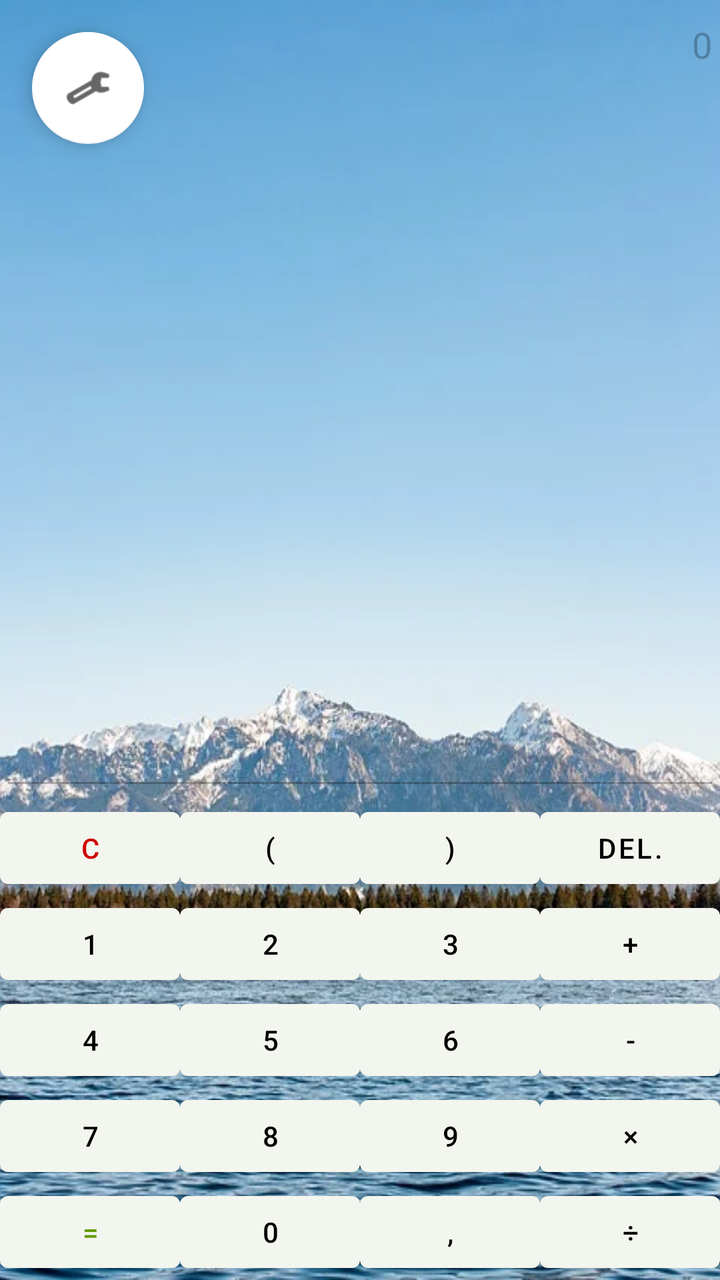
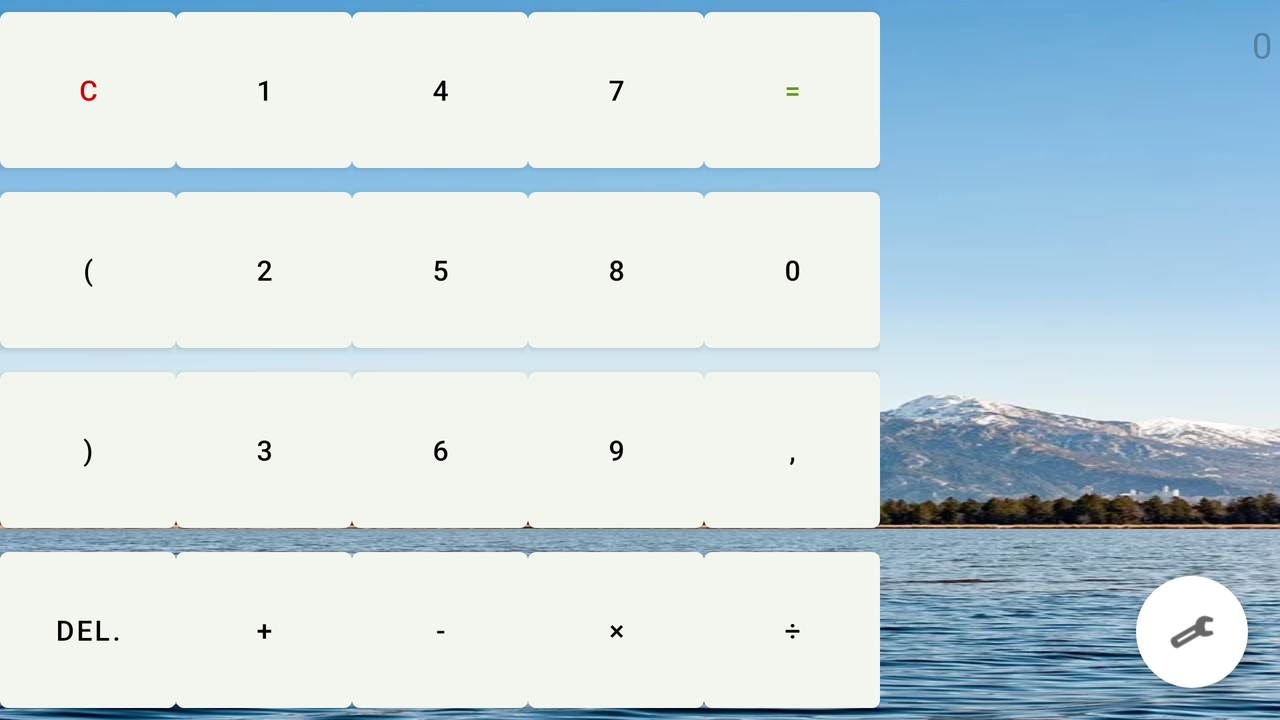

Compare how this app lays out the same screen by default and in its alternative resource folder. The renders come first, then the two layout files and the values they reference.
<!-- AndroidManifest.xml: application theme Theme.HomeWork -->
<!-- res/layout/activity_main.xml -->
<?xml version="1.0" encoding="utf-8"?>
<androidx.constraintlayout.widget.ConstraintLayout xmlns:android="http://schemas.android.com/apk/res/android"
    xmlns:app="http://schemas.android.com/apk/res-auto"
    android:layout_width="match_parent"
    android:layout_height="match_parent"
    android:background="@drawable/lake">

    <com.google.android.material.floatingactionbutton.FloatingActionButton
        android:id="@+id/floatingActionButton"
        style="@style/ActionBar"
        android:layout_width="wrap_content"
        android:layout_height="wrap_content"
        android:contentDescription="@string/change_theme"
        android:onClick="onClickToSettingsActivity"
        app:layout_constraintStart_toStartOf="parent"
        app:layout_constraintTop_toTopOf="parent"
        app:srcCompat="@android:drawable/ic_menu_manage" />

    <EditText
        android:id="@+id/editTextText"
        android:layout_width="@dimen/editText_height_and_width"
        android:layout_height="@dimen/editText_height_and_width"
        android:ems="10"
        android:enabled="false"
        android:lines="12"
        android:gravity="end"
        android:importantForAutofill="no"
        android:inputType="textMultiLine"
        android:text="@string/_0"
        app:layout_constraintBottom_toTopOf="@+id/linearLayout"
        app:layout_constraintEnd_toEndOf="parent"
        app:layout_constraintStart_toStartOf="parent"
        app:layout_constraintTop_toTopOf="parent"
        style="@style/editText"/>

    <LinearLayout
        android:id="@+id/linearLayout"
        android:layout_width="match_parent"
        android:layout_height="wrap_content"
        android:orientation="vertical"
        app:layout_constraintBottom_toBottomOf="parent">

        <LinearLayout
            android:layout_width="match_parent"
            android:layout_height="match_parent"
            android:orientation="horizontal">

            <com.google.android.material.button.MaterialButton
                android:id="@+id/buttonC"
                android:layout_width="wrap_content"
                android:layout_height="wrap_content"
                android:layout_weight="1"
                android:text="@string/c"
                android:textColor="@android:color/holo_red_dark"
                style="@style/button" />

            <com.google.android.material.button.MaterialButton
                android:id="@+id/buttonLeftHawk"
                android:layout_width="wrap_content"
                android:layout_height="wrap_content"
                android:layout_weight="1"
                android:text="@string/left_hawk"
                style="@style/button" />

            <com.google.android.material.button.MaterialButton
                android:id="@+id/buttonRightHawk"
                android:layout_width="wrap_content"
                android:layout_height="wrap_content"
                android:layout_weight="1"
                android:text="@string/right_hawk"
                style="@style/button" />

            <com.google.android.material.button.MaterialButton
                android:id="@+id/buttonDelete"
                android:layout_width="wrap_content"
                android:layout_height="wrap_content"
                android:layout_weight="1"
                android:text="@string/del"
                style="@style/button" />

        </LinearLayout>

        <LinearLayout
            android:layout_width="match_parent"
            android:layout_height="match_parent"
            android:orientation="horizontal">

            <com.google.android.material.button.MaterialButton
                android:id="@+id/button1"
                android:layout_width="wrap_content"
                android:layout_height="wrap_content"
                android:layout_weight="1"
                android:text="@string/_1"
                style="@style/button" />

            <com.google.android.material.button.MaterialButton
                android:id="@+id/button2"
                android:layout_width="wrap_content"
                android:layout_height="wrap_content"
                android:layout_weight="1"
                android:text="@string/_2"
                style="@style/button" />

            <com.google.android.material.button.MaterialButton
                android:id="@+id/button3"
                android:layout_width="wrap_content"
                android:layout_height="wrap_content"
                android:layout_weight="1"
                android:text="@string/_3"
                style="@style/button" />

            <com.google.android.material.button.MaterialButton
                android:id="@+id/buttonPlus"
                android:layout_width="wrap_content"
                android:layout_height="wrap_content"
                android:layout_weight="1"
                android:text="@string/plus"
                style="@style/button" />
        </LinearLayout>

        <LinearLayout
            android:layout_width="match_parent"
            android:layout_height="match_parent"
            android:orientation="horizontal">

            <com.google.android.material.button.MaterialButton
                android:id="@+id/button4"
                android:layout_width="wrap_content"
                android:layout_height="wrap_content"
                android:layout_weight="1"
                android:text="@string/_4"
                style="@style/button" />

            <com.google.android.material.button.MaterialButton
                android:id="@+id/button5"
                android:layout_width="wrap_content"
                android:layout_height="wrap_content"
                android:layout_weight="1"
                android:text="@string/_5"
                style="@style/button" />

            <com.google.android.material.button.MaterialButton
                android:id="@+id/button6"
                android:layout_width="wrap_content"
                android:layout_height="wrap_content"
                android:layout_weight="1"
                android:text="@string/_6"
                style="@style/button" />

            <com.google.android.material.button.MaterialButton
                android:id="@+id/buttonMinus"
                android:layout_width="wrap_content"
                android:layout_height="wrap_content"
                android:layout_weight="1"
                android:text="@string/minus"
                style="@style/button" />

        </LinearLayout>

        <LinearLayout
            android:layout_width="match_parent"
            android:layout_height="match_parent"
            android:orientation="horizontal">

            <com.google.android.material.button.MaterialButton
                android:id="@+id/button7"
                android:layout_width="wrap_content"
                android:layout_height="wrap_content"
                android:layout_weight="1"
                android:text="@string/_7"
                style="@style/button" />

            <com.google.android.material.button.MaterialButton
                android:id="@+id/button8"
                android:layout_width="wrap_content"
                android:layout_height="wrap_content"
                android:layout_weight="1"
                android:text="@string/_8"
                style="@style/button" />

            <com.google.android.material.button.MaterialButton
                android:id="@+id/button9"
                android:layout_width="wrap_content"
                android:layout_height="wrap_content"
                android:layout_weight="1"
                android:text="@string/_9"
                style="@style/button" />

            <com.google.android.material.button.MaterialButton
                android:id="@+id/buttonMultiply"
                android:layout_width="wrap_content"
                android:layout_height="wrap_content"
                android:layout_weight="1"
                android:text="@string/multiply"
                style="@style/button" />

        </LinearLayout>

        <LinearLayout
            android:layout_width="match_parent"
            android:layout_height="match_parent"
            android:orientation="horizontal">

            <com.google.android.material.button.MaterialButton
                android:id="@+id/buttonEquals"
                android:layout_width="wrap_content"
                android:layout_height="wrap_content"
                android:layout_weight="1"
                android:text="@string/equals"
                android:textColor="@android:color/holo_green_dark"
                style="@style/button" />

            <com.google.android.material.button.MaterialButton
                android:id="@+id/button0"
                android:layout_width="wrap_content"
                android:layout_height="wrap_content"
                android:layout_weight="1"
                android:text="@string/_0"
                style="@style/button" />

            <com.google.android.material.button.MaterialButton
                android:id="@+id/buttonComma"
                android:layout_width="wrap_content"
                android:layout_height="wrap_content"
                android:layout_weight="1"
                android:text="@string/comma"
                style="@style/button" />

            <com.google.android.material.button.MaterialButton
                android:id="@+id/buttonDivide"
                android:layout_width="wrap_content"
                android:layout_height="wrap_content"
                android:layout_weight="1"
                android:text="@string/divide"
                style="@style/button" />
        </LinearLayout>
    </LinearLayout>


</androidx.constraintlayout.widget.ConstraintLayout>
<!-- resources referenced by this layout -->
<resources>
  <dimen name="editText_height_and_width">0dp</dimen>
  <!-- drawable lake: jpg bitmap (drawable-v24, 61162 bytes) -->
  <string name="_0" translatable="false">0</string>
  <string name="_1" translatable="false">1</string>
  <string name="_2" translatable="false">2</string>
  <string name="_3" translatable="false">3</string>
  <string name="_4" translatable="false">4</string>
  <string name="_5" translatable="false">5</string>
  <string name="_6" translatable="false">6</string>
  <string name="_7" translatable="false">7</string>
  <string name="_8" translatable="false">8</string>
  <string name="_9" translatable="false">9</string>
  <string name="c" translatable="false">C</string>
  <string name="change_theme">Change theme</string>
  <string name="comma" translatable="false">,</string>
  <string name="del">del.</string>
  <string name="divide" translatable="false">÷</string>
  <string name="equals" translatable="false">=</string>
  <string name="left_hawk" translatable="false">(</string>
  <string name="minus" translatable="false">-</string>
  <string name="multiply" translatable="false">×</string>
  <string name="plus" translatable="false">+</string>
  <string name="right_hawk" translatable="false">)</string>
  <style name="ActionBar">
          <item name="android:layout_margin">16dp</item>
      </style>
  <style name="Theme.HomeWork" parent="Theme.MaterialComponents.DayNight.NoActionBar">
          
          <item name="colorPrimary">@color/button_background_color</item>
          <item name="colorPrimaryVariant">@color/button_equals_background_color</item>
          <item name="colorOnPrimary">@color/black</item>
          
          <item name="colorSecondary">@color/white</item>
          <item name="colorSecondaryVariant">@color/teal_700</item>
          <item name="colorOnSecondary">@color/black</item>
          
          <item name="android:statusBarColor" tools:targetApi="l">?attr/colorPrimaryVariant</item>
          
      </style>
  <color name="button_background_color">#F3F6EE</color>
  <color name="button_equals_background_color">#B5E670</color>
  <color name="black">#FF000000</color>
  <color name="white">#FFFFFFFF</color>
  <color name="teal_700">#FF018786</color>
</resources>
<!-- res/layout-land/activity_main.xml (the repository's variant of the layout above) -->
<!-- drawn on the phone turned sideways -->
<?xml version="1.0" encoding="utf-8"?>
<androidx.constraintlayout.widget.ConstraintLayout xmlns:android="http://schemas.android.com/apk/res/android"
    xmlns:app="http://schemas.android.com/apk/res-auto"
    xmlns:tools="http://schemas.android.com/tools"
    android:layout_width="match_parent"
    android:layout_height="match_parent"
    android:background="@drawable/lake">

    <com.google.android.material.floatingactionbutton.FloatingActionButton
        android:id="@+id/floatingActionButton"
        style="@style/ActionBar"
        android:layout_width="wrap_content"
        android:layout_height="wrap_content"
        android:contentDescription="@string/change_theme"
        android:onClick="changeTheme"
        app:layout_constraintBottom_toBottomOf="parent"
        app:layout_constraintEnd_toEndOf="parent"
        app:srcCompat="@android:drawable/ic_menu_manage" />

    <EditText
        android:id="@+id/editTextText"
        style="@style/editText"
        android:layout_width="@dimen/editText_height_and_width"
        android:layout_height="@dimen/editText_height_and_width"
        android:ems="10"
        android:enabled="false"
        android:gravity="end"
        android:importantForAutofill="no"
        android:inputType="textMultiLine"
        android:lines="12"
        android:text="@string/_0"
        app:layout_constraintBottom_toBottomOf="parent"
        app:layout_constraintEnd_toEndOf="parent"
        app:layout_constraintStart_toEndOf="@+id/linearLayout"
        app:layout_constraintTop_toTopOf="parent" />

    <LinearLayout
        android:id="@+id/linearLayout"
        android:layout_width="wrap_content"
        android:layout_height="0dp"
        android:orientation="horizontal"
        app:layout_constraintBottom_toBottomOf="parent"
        app:layout_constraintStart_toStartOf="parent"
        app:layout_constraintTop_toTopOf="parent">

        <LinearLayout
            android:layout_width="match_parent"
            android:layout_height="match_parent"
            android:orientation="vertical">

            <com.google.android.material.button.MaterialButton
                android:id="@+id/buttonC"
                style="@style/button"
                android:layout_width="wrap_content"
                android:layout_height="wrap_content"
                android:layout_weight="1"
                android:text="@string/c"
                android:textColor="@android:color/holo_red_dark" />

            <com.google.android.material.button.MaterialButton
                android:id="@+id/buttonLeftHawk"
                style="@style/button"
                android:layout_width="wrap_content"
                android:layout_height="wrap_content"
                android:layout_weight="1"
                android:text="@string/left_hawk" />

            <com.google.android.material.button.MaterialButton
                android:id="@+id/buttonRightHawk"
                style="@style/button"
                android:layout_width="wrap_content"
                android:layout_height="wrap_content"
                android:layout_weight="1"
                android:text="@string/right_hawk" />

            <com.google.android.material.button.MaterialButton
                android:id="@+id/buttonDelete"
                style="@style/button"
                android:layout_width="wrap_content"
                android:layout_height="wrap_content"
                android:layout_weight="1"
                android:text="@string/del" />
        </LinearLayout>

        <LinearLayout
            android:layout_width="match_parent"
            android:layout_height="match_parent"
            android:orientation="vertical">

            <com.google.android.material.button.MaterialButton
                android:id="@+id/button1"
                style="@style/button"
                android:layout_width="wrap_content"
                android:layout_height="wrap_content"
                android:layout_weight="1"
                android:text="@string/_1" />

            <com.google.android.material.button.MaterialButton
                android:id="@+id/button2"
                style="@style/button"
                android:layout_width="wrap_content"
                android:layout_height="wrap_content"
                android:layout_weight="1"
                android:text="@string/_2" />

            <com.google.android.material.button.MaterialButton
                android:id="@+id/button3"
                style="@style/button"
                android:layout_width="wrap_content"
                android:layout_height="wrap_content"
                android:layout_weight="1"
                android:text="@string/_3" />

            <com.google.android.material.button.MaterialButton
                android:id="@+id/buttonPlus"
                style="@style/button"
                android:layout_width="wrap_content"
                android:layout_height="wrap_content"
                android:layout_weight="1"
                android:text="@string/plus" />
        </LinearLayout>

        <LinearLayout
            android:layout_width="match_parent"
            android:layout_height="match_parent"
            android:orientation="vertical">

            <com.google.android.material.button.MaterialButton
                android:id="@+id/button4"
                style="@style/button"
                android:layout_width="wrap_content"
                android:layout_height="wrap_content"
                android:layout_weight="1"
                android:text="@string/_4" />

            <com.google.android.material.button.MaterialButton
                android:id="@+id/button5"
                style="@style/button"
                android:layout_width="wrap_content"
                android:layout_height="wrap_content"
                android:layout_weight="1"
                android:text="@string/_5" />

            <com.google.android.material.button.MaterialButton
                android:id="@+id/button6"
                style="@style/button"
                android:layout_width="wrap_content"
                android:layout_height="wrap_content"
                android:layout_weight="1"
                android:text="@string/_6" />

            <com.google.android.material.button.MaterialButton
                android:id="@+id/buttonMinus"
                style="@style/button"
                android:layout_width="wrap_content"
                android:layout_height="wrap_content"
                android:layout_weight="1"
                android:text="@string/minus" />
        </LinearLayout>

        <LinearLayout
            android:layout_width="match_parent"
            android:layout_height="match_parent"
            android:orientation="vertical">

            <com.google.android.material.button.MaterialButton
                android:id="@+id/button7"
                style="@style/button"
                android:layout_width="wrap_content"
                android:layout_height="wrap_content"
                android:layout_weight="1"
                android:text="@string/_7" />

            <com.google.android.material.button.MaterialButton
                android:id="@+id/button8"
                style="@style/button"
                android:layout_width="wrap_content"
                android:layout_height="wrap_content"
                android:layout_weight="1"
                android:text="@string/_8" />

            <com.google.android.material.button.MaterialButton
                android:id="@+id/button9"
                style="@style/button"
                android:layout_width="wrap_content"
                android:layout_height="wrap_content"
                android:layout_weight="1"
                android:text="@string/_9" />

            <com.google.android.material.button.MaterialButton
                android:id="@+id/buttonMultiply"
                style="@style/button"
                android:layout_width="wrap_content"
                android:layout_height="wrap_content"
                android:layout_weight="1"
                android:text="@string/multiply" />

        </LinearLayout>

        <LinearLayout
            android:layout_width="match_parent"
            android:layout_height="match_parent"
            android:orientation="vertical">

            <com.google.android.material.button.MaterialButton
                android:id="@+id/buttonEquals"
                style="@style/button"
                android:layout_width="wrap_content"
                android:layout_height="wrap_content"
                android:layout_weight="1"
                android:text="@string/equals"
                android:textColor="@android:color/holo_green_dark" />

            <com.google.android.material.button.MaterialButton
                android:id="@+id/button0"
                style="@style/button"
                android:layout_width="wrap_content"
                android:layout_height="wrap_content"
                android:layout_weight="1"
                android:text="@string/_0" />

            <com.google.android.material.button.MaterialButton
                android:id="@+id/buttonComma"
                style="@style/button"
                android:layout_width="wrap_content"
                android:layout_height="wrap_content"
                android:layout_weight="1"
                android:text="@string/comma" />

            <com.google.android.material.button.MaterialButton
                android:id="@+id/buttonDivide"
                style="@style/button"
                android:layout_width="wrap_content"
                android:layout_height="wrap_content"
                android:layout_weight="1"
                android:text="@string/divide" />

        </LinearLayout>
    </LinearLayout>

</androidx.constraintlayout.widget.ConstraintLayout>
